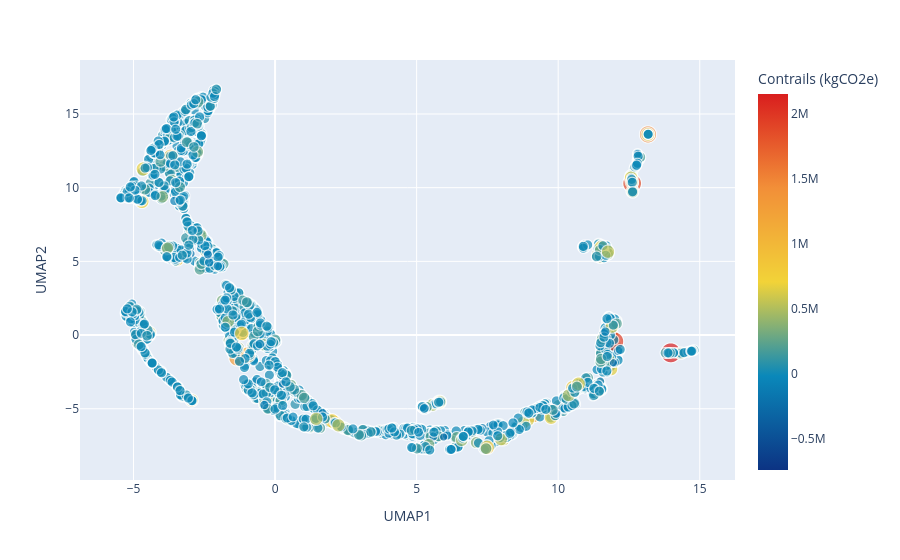

The notebook cell saved with this chart:
### Markdown cell above
## UMAP

### Code cell
# UMAP plot
import umap

data_pre_umap = data.drop(columns=["Contrails (kgCO2e)"])

min_date = data_pre_umap["Date"].min()
data_pre_umap["Date"] = (
    (data_pre_umap["Date"] - min_date).dt.total_seconds() / 3600 / 24
)
data_pre_umap["Take-off Time (UTC)"] = (
    (data_pre_umap["Take-off Time (UTC)"] - min_date).dt.total_seconds() / 3600 / 24
)

reducer = umap.UMAP(random_state=42)
embedding = reducer.fit_transform(data_pre_umap.values)
data["UMAP1"] = embedding[:, 0]
data["UMAP2"] = embedding[:, 1]
data["color_for_contrails"] = (
    data["Contrails (kgCO2e)"] - data["Contrails (kgCO2e)"].min()
)
fig2 = px.scatter(
    data,
    x="UMAP1",
    y="UMAP2",
    color="Contrails (kgCO2e)",
    size="color_for_contrails",
    color_continuous_scale=px.colors.diverging.Portland,
).update_traces(marker=dict(sizemin=2))
fig2.show()

### Figure 1 — Plotly figure (JSON) as saved in the notebook; plotly's stock layout.template omitted (floating-point values rounded to 4 significant figures; data arrays with more than 128 entries replaced by an {"elided": "..."} marker saying what was removed)
{"data": [{"hovertemplate": "UMAP1=%{x}<br>UMAP2=%{y}<br>color_for_contrails=%{marker.size}<br>Contrails (kgCO2e)=%{marker.color}<extra></extra>", "legendgroup": "", "marker": {"color": {"elided": "2407 float values"}, "coloraxis": "coloraxis", "size": {"elided": "2407 float values"}, "sizemin": 2, "sizemode": "area", "sizeref": 7221.0, "symbol": "circle"}, "mode": "markers", "name": "", "showlegend": false, "type": "scattergl", "x": {"elided": "2407 float values"}, "xaxis": "x", "y": {"elided": "2407 float values"}, "yaxis": "y"}], "layout": {"coloraxis": {"colorbar": {"title": {"text": "Contrails (kgCO2e)"}}, "colorscale": [[0, "rgb(12,51,131)"], [0.25, "rgb(10,136,186)"], [0.5, "rgb(242,211,56)"], [0.75, "rgb(242,143,56)"], [1, "rgb(217,30,30)"]]}, "legend": {"itemsizing": "constant", "tracegroupgap": 0}, "margin": {"t": 60}, "xaxis": {"anchor": "y", "domain": [0, 1], "title": {"text": "UMAP1"}}, "yaxis": {"anchor": "x", "domain": [0, 1], "title": {"text": "UMAP2"}}}}
